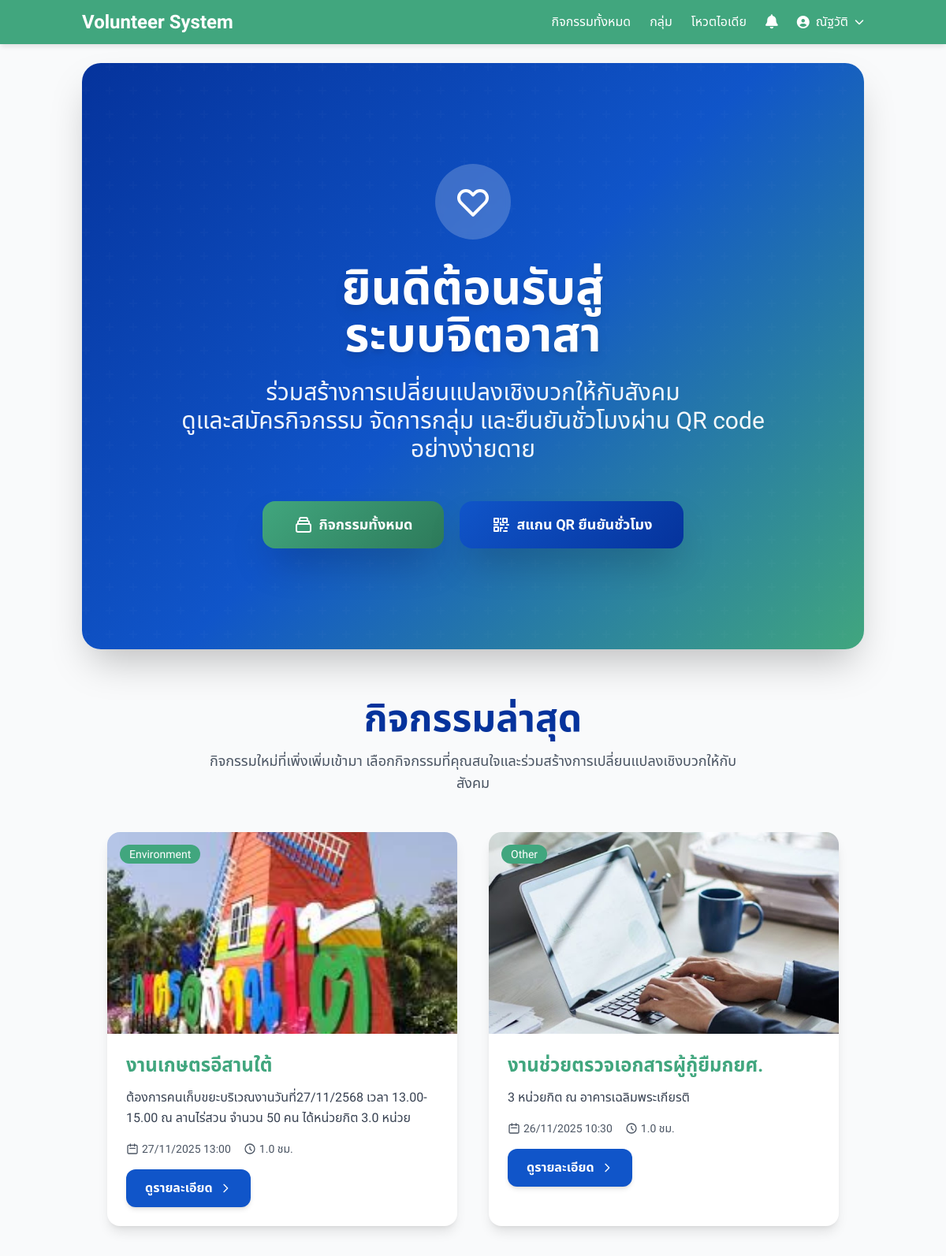
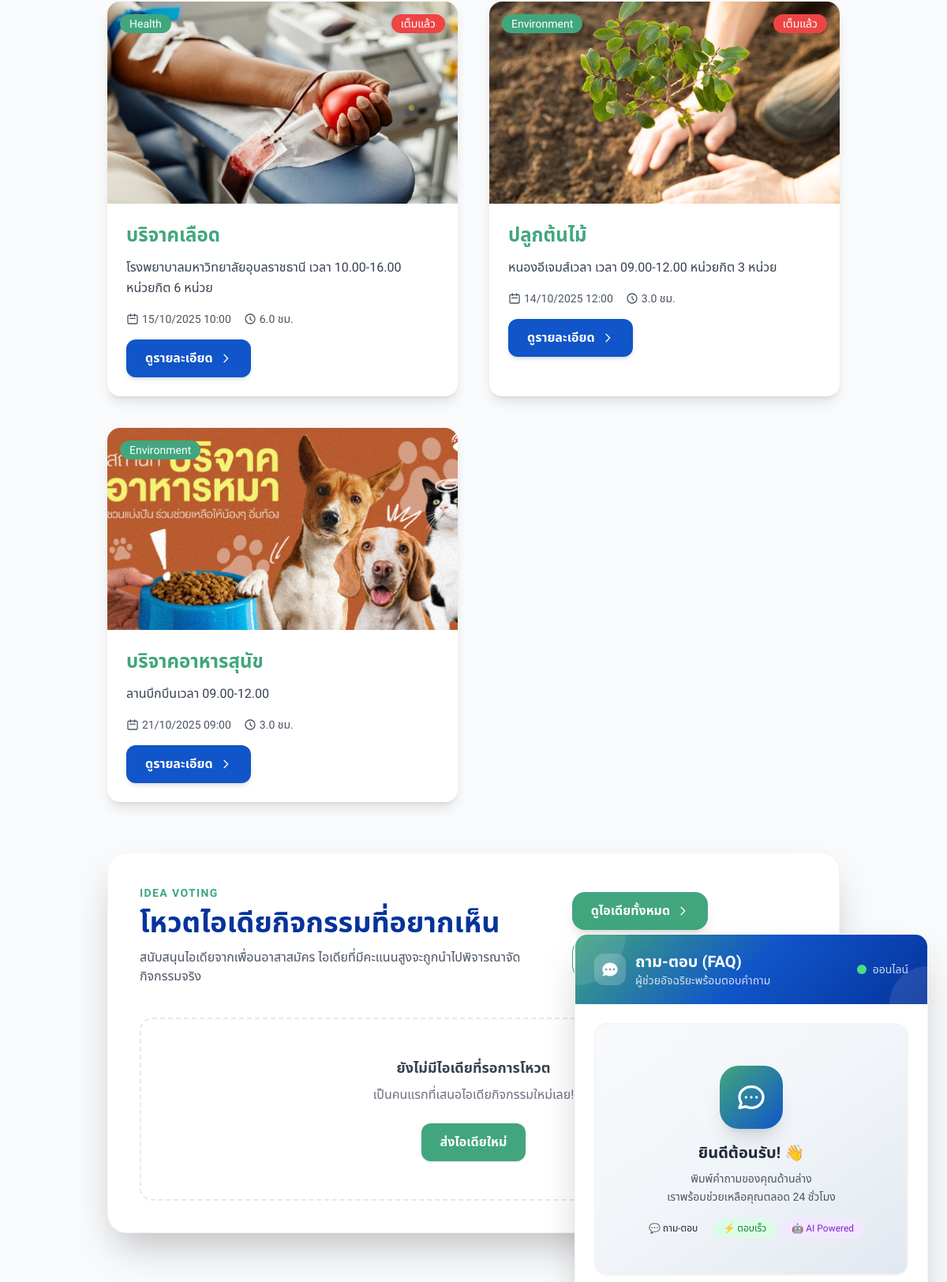
The app's page / (signed in, upper part) with its own data (2 pictures, top to bottom).
### volunteer_app/models.py (models this page shows, shortened)
class User(AbstractUser):
    title = models.CharField(max_length=20, blank=True)
    student_id = models.CharField(max_length=20, blank=True)
    faculty = models.CharField(max_length=120, blank=True)
    department = models.CharField(max_length=120, blank=True)
    year = models.PositiveSmallIntegerField(null=True, blank=True)
    is_admin = models.BooleanField(default=False)
    roles = models.ManyToManyField("Role", blank=True, related_name="users")

class Activity(models.Model):
    TYPE_CHOICES = [
        ("environment", "Environment"),
        ("community", "Community"),
        ("education", "Education"),
        ("health", "Health"),
        ("other", "Other"),
    ]
    STATUS_CHOICES = [
        ("upcoming", "Upcoming"),
        ("ongoing", "Ongoing"),
        ("completed", "Completed"),
        ("cancelled", "Cancelled"),
    ]
    title = models.CharField(max_length=200)
    description = models.TextField(blank=True)
    category = models.CharField(max_length=50, choices=TYPE_CHOICES, default="other")
    status = models.CharField(max_length=20, choices=STATUS_CHOICES, default="upcoming")
    datetime = models.DateTimeField()
    location = models.CharField(max_length=255)
    capacity = models.PositiveIntegerField(default=50)
    hours_reward = models.DecimalField(max_digits=4, decimal_places=1, default=1.0)
    image = models.ImageField(upload_to=activity_image_path, null=True, blank=True)
    created_by = models.ForeignKey(User, on_delete=models.SET_NULL, null=True, blank=True, related_name="created_activities")
    created_at = models.DateTimeField(auto_now_add=True)
    def spots_taken(self):
        return self.signups.filter(status__in=("confirmed", "attended")).count()
    def is_full(self):
        return self.spots_taken() >= self.capacity

### volunteer_app/views.py (the view)
# urls.py: path("", views.index, name="index"),
def index(request):
    recent_activities = Activity.objects.exclude(status="cancelled").order_by("-created_at")[:6]
    idea_queryset = (
        IdeaProposal.objects.filter(status="pending")
        .annotate(vote_total=Count("votes", distinct=True))
        .order_by("-vote_total", "-created_at")
    )
    if request.user.is_authenticated:
        idea_queryset = idea_queryset.annotate(
            user_voted=Exists(IdeaVote.objects.filter(idea=OuterRef("pk"), user=request.user))
        )
    top_ideas = list(idea_queryset[:3])
    if not request.user.is_authenticated:
        for idea in top_ideas:
            idea.user_voted = False
    return render(request, "index.html", {
        "recent_activities": recent_activities,
        "top_ideas": top_ideas,
    })

### volunteer_app/templates/index.html (shortened to what this page needs)
{% extends "base.html" %}
{% load static %}
{% block content %}
<section class="hero-gradient text-white py-20 lg:py-32 px-4 sm:px-6 lg:px-8 rounded-3xl mb-16 shadow-2xl" role="banner">
  <div class="max-w-7xl mx-auto hero-content text-center">
    <div class="hero-icon mb-8">
      <div class="inline-flex items-center justify-center w-24 h-24 bg-white bg-opacity-20 rounded-full backdrop-blur-sm">
        <svg class="w-12 h-12 text-white" fill="none" stroke="currentColor" viewBox="0 0 24 24">
          <path stroke-linecap="round" stroke-linejoin="round" stroke-width="2" d="M4.318 6.318a4.5 4.5 0 000 6.364L12 20.364l7.682-7.682a4.5 4.5 0 00-6.364-6.364L12 7.636l-1.318-1.318a4.5 4.5 0 00-6.364 0z"></path>
        </svg>
      </div>
    </div>
    <h1 class="hero-title text-4xl sm:text-5xl lg:text-6xl xl:text-7xl font-extrabold mb-6 leading-tight drop-shadow-lg">
      ยินดีต้อนรับสู่<br class="hidden sm:block">ระบบจิตอาสา
    </h1>
    <p class="hero-subtitle text-xl sm:text-2xl lg:text-3xl mb-12 max-w-3xl mx-auto leading-relaxed opacity-95 font-light">
      ร่วมสร้างการเปลี่ยนแปลงเชิงบวกให้กับสังคม<br class="hidden md:block">
      ดูและสมัครกิจกรรม จัดการกลุ่ม และยืนยันชั่วโมงผ่าน QR code อย่างง่ายดาย
    </p>
    <div class="flex flex-col sm:flex-row gap-5 justify-center items-center mt-12">
      <a href="{% url 'volunteer_app:activities' %}"
         class="btn-primary w-full sm:w-auto px-10 py-4 text-white rounded-2xl font-bold text-lg shadow-2xl focus:outline-none focus:ring-4 focus:ring-white focus:ring-opacity-50 transition-all duration-300 relative z-10"
         aria-label="ดูกิจกรรมทั้งหมดที่เปิดรับสมัคร">
        <span class="flex items-center justify-center relative z-10">
          กิจกรรมทั้งหมด
        </span>
      </a>
      <a href="{% url 'volunteer_app:qr_scan' %}"
         class="btn-secondary w-full sm:w-auto px-10 py-4 text-white rounded-2xl font-bold text-lg shadow-2xl focus:outline-none focus:ring-4 focus:ring-white focus:ring-opacity-50 transition-all duration-300 relative z-10"
         aria-label="สแกน QR Code เพื่อยืนยันชั่วโมงจิตอาสา">
        <span class="flex items-center justify-center relative z-10">
          <svg class="w-6 h-6 mr-2" fill="none" stroke="currentColor" viewBox="0 0 24 24" aria-hidden="true">
            <path stroke-linecap="round" stroke-linejoin="round" stroke-width="2" d="M12 4v1m6 11h2m-6 0h-2v4m0-11v3m0 0h.01M12 12h4.01M16 20h4M4 12h4m12 0h2M4 4h5v5H4V4zm11 0h5v5h-5V4zM4 15h5v5H4v-5z"></path>
          </svg>
          สแกน QR ยืนยันชั่วโมง
        </span>
      </a>
    </div>
  </div>
</section>
<section class="mb-16 px-4 sm:px-6 lg:px-8" role="main" aria-labelledby="featured-activities">
  <div class="max-w-7xl mx-auto">
    <div class="text-center mb-12">
      <h2 id="featured-activities" class="text-3xl sm:text-4xl lg:text-5xl font-bold text-dark-blue mb-4">
        กิจกรรมล่าสุด
      </h2>
      <p class="text-lg text-gray-600 max-w-2xl mx-auto">
        กิจกรรมใหม่ที่เพิ่งเพิ่มเข้ามา เลือกกิจกรรมที่คุณสนใจและร่วมสร้างการเปลี่ยนแปลงเชิงบวกให้กับสังคม
      </p>
    </div>
    <div class="grid grid-cols-1 md:grid-cols-2 xl:grid-cols-3 gap-8 lg:gap-10">
      {% if recent_activities %}
        {% for activity in recent_activities %}
        <article class="bg-white rounded-2xl shadow-lg overflow-hidden card-hover focus-within:ring-4 focus-within:ring-primary focus-within:ring-opacity-50">
          <div class="relative overflow-hidden">
            {% if activity.image %}
            <img src="{{ activity.image.url }}"
                 alt="{{ activity.title }}"
                 class="w-full h-56 sm:h-64 object-cover transition-transform duration-300 hover:scale-105"
                 loading="lazy">
            {% endif %}
            <div class="absolute top-4 left-4">
              <span class="bg-primary text-white px-3 py-1 rounded-full text-sm font-medium">
                {{ activity.get_category_display }}
              </span>
            </div>
            {% if activity.is_full %}
            <div class="absolute top-4 right-4">
              <span class="bg-red-500 text-white px-3 py-1 rounded-full text-sm font-medium">
                เต็มแล้ว
              </span>
            </div>
            {% endif %}
          </div>
          <div class="p-6">
            <h3 class="font-bold text-primary text-xl lg:text-2xl mb-3 line-clamp-2">{{ activity.title }}</h3>
            <p class="text-gray-700 mb-4 leading-relaxed line-clamp-3">
              {{ activity.description|truncatewords:25 }}
            </p>
            <div class="flex items-center gap-4 mb-4 text-sm text-gray-600">
              <div class="flex items-center">
                <svg class="w-4 h-4 mr-1" fill="none" stroke="currentColor" viewBox="0 0 24 24">
                  <path stroke-linecap="round" stroke-linejoin="round" stroke-width="2" d="M8 7V3m8 4V3m-9 8h10M5 21h14a2 2 0 002-2V7a2 2 0 00-2-2H5a2 2 0 00-2 2v12a2 2 0 002 2z"></path>
                </svg>
                {{ activity.datetime|date:"d/m/Y H:i" }}
              </div>
              <div class="flex items-center">
                <svg class="w-4 h-4 mr-1" fill="none" stroke="currentColor" viewBox="0 0 24 24">
                  <path stroke-linecap="round" stroke-linejoin="round" stroke-width="2" d="M12 8v4l3 3m6-3a9 9 0 11-18 0 9 9 0 0118 0z"></path>
                </svg>
                {{ activity.hours_reward }} ชม.
              </div>
            </div>
            <a href="{% url 'volunteer_app:activity_detail' activity.pk %}"
               class="inline-flex items-center px-6 py-3 bg-blue text-white rounded-xl font-semibold hover:bg-dark-blue transition-all duration-300 focus:outline-none focus:ring-4 focus:ring-blue focus:ring-opacity-50 shadow-md hover:shadow-lg"
               aria-label="ดูรายละเอียดกิจกรรม {{ activity.title }}">
              ดูรายละเอียด
              <svg class="w-4 h-4 ml-2" fill="none" stroke="currentColor" viewBox="0 0 24 24" aria-hidden="true">
                <path stroke-linecap="round" stroke-linejoin="round" stroke-width="2" d="M9 5l7 7-7 7"></path>
              </svg>
            </a>
          </div>
        </article>
        {% endfor %}
      {% endif %}
    </div>
  </div>
</section>
<section class="mb-16 px-4 sm:px-6 lg:px-8" aria-labelledby="idea-highlight">
  <div class="max-w-7xl mx-auto bg-white rounded-3xl shadow-2xl border border-gray-100 p-8 sm:p-10">
    <div class="flex flex-col lg:flex-row lg:items-center lg:justify-between gap-6 mb-10">
      <div>
        <p class="text-primary font-semibold uppercase tracking-widest text-sm">Idea Voting</p>
        <h2 id="idea-highlight" class="text-3xl sm:text-4xl font-bold text-dark-blue mt-2">
          โหวตไอเดียกิจกรรมที่อยากเห็น
        </h2>
        <p class="text-gray-600 mt-3 max-w-2xl">
          สนับสนุนไอเดียจากเพื่อนอาสาสมัคร ไอเดียที่มีคะแนนสูงจะถูกนำไปพิจารณาจัดกิจกรรมจริง
        </p>
      </div>
      <div class="flex flex-wrap gap-3">
        <a href="{% url 'volunteer_app:idea_list' %}" class="inline-flex items-center px-6 py-3 rounded-2xl bg-primary text-white font-semibold shadow-lg hover:shadow-xl transition">
          ดูไอเดียทั้งหมด
          <svg class="w-4 h-4 ml-2" fill="none" stroke="currentColor" viewBox="0 0 24 24">
            <path stroke-linecap="round" stroke-linejoin="round" stroke-width="2" d="M9 5l7 7-7 7"></path>
          </svg>
        </a>
        <a href="{% url 'volunteer_app:propose_idea' %}" class="inline-flex items-center px-6 py-3 rounded-2xl border border-primary text-primary font-semibold hover:bg-primary/10 transition">
        </a>
      </div>
    </div>
    {% if top_ideas %}
    <div class="grid grid-cols-1 md:grid-cols-2 lg:grid-cols-3 gap-6">
      {% for idea in top_ideas %}
      <article class="rounded-2xl border border-gray-100 shadow-lg p-6 flex flex-col h-full">
        <div class="flex items-start justify-between gap-4 mb-4">
          <div>
            <p class="inline-flex items-center px-3 py-1 rounded-full text-xs font-semibold bg-blue-50 text-blue-700">
              {{ idea.get_status_display }}
            </p>
            <h3 class="text-2xl font-bold text-gray-900 mt-3">{{ idea.title }}</h3>
          </div>
          <div class="text-center bg-gray-50 px-4 py-2 rounded-2xl border border-gray-100">
            <p class="text-xs text-gray-500">คะแนน</p>
            <p class="text-3xl font-extrabold text-primary">{{ idea.vote_total }}</p>
          </div>
        </div>
        <p class="text-gray-600 leading-relaxed flex-1">{{ idea.description|truncatewords:30 }}</p>
        <div class="mt-4 text-sm text-gray-500 flex items-center flex-wrap gap-2">
          <span>เสนอโดย</span>
          <span class="font-semibold text-gray-800">
            {% if idea.proposer %}
              {{ idea.proposer.get_full_name|default:idea.proposer.username }}
            {% else %}
              ไม่ระบุ
            {% endif %}
          </span>
          <span>•</span>
          <span>เป้าหมาย {{ idea.target_hours }} ชั่วโมง</span>
        </div>
        <div class="mt-6">
          {% if user.is_authenticated %}
          <form method="post" action="{% url 'volunteer_app:vote_idea' idea.pk %}" class="space-y-3">
            {% csrf_token %}
            <input type="hidden" name="action" value="{% if idea.user_voted %}unvote{% else %}vote{% endif %}">
            <input type="hidden" name="next" value="{{ request.path }}">
            <button type="submit"
                    class="w-full inline-flex items-center justify-center px-5 py-3 rounded-xl font-semibold transition
                    {% if idea.user_voted %}
                      bg-gradient-to-r from-green-500 to-emerald-600 text-white
                    {% else %}
                      bg-primary text-white hover:bg-darkBlue
                    {% endif %}">
              {% if idea.user_voted %}
              <svg class="w-5 h-5 mr-2" fill="none" stroke="currentColor" viewBox="0 0 24 24">
                <path stroke-linecap="round" stroke-linejoin="round" stroke-width="2" d="M5 13l4 4L19 7"></path>
              </svg>
              โหวตแล้ว - กดยกเลิก
              {% else %}
              <svg class="w-5 h-5 mr-2" fill="none" stroke="currentColor" viewBox="0 0 24 24">
                <path stroke-linecap="round" stroke-linejoin="round" stroke-width="2" d="M5 12h14M12 5v14"></path>
              </svg>
              โหวตสนับสนุนไอเดียนี้
              {% endif %}
            </button>
          </form>
          {% else %}
          <a href="{% url 'volunteer_app:login' %}?next={% url 'volunteer_app:idea_list' %}"
             class="w-full inline-flex items-center justify-center px-5 py-3 rounded-xl border border-primary text-primary font-semibold hover:bg-primary/10 transition">
            เข้าสู่ระบบเพื่อโหวต
          </a>
          {% endif %}
        </div>
      </article>
      {% endfor %}
    </div>
    {% else %}
    <div class="text-center py-12 border-2 border-dashed border-gray-200 rounded-2xl">
      <p class="text-lg text-gray-700 font-semibold">ยังไม่มีไอเดียที่รอการโหวต</p>
      <p class="text-gray-500 mt-2">เป็นคนแรกที่เสนอไอเดียกิจกรรมใหม่เลย!</p>
      <a href="{% url 'volunteer_app:propose_idea' %}" class="inline-flex items-center justify-center mt-6 px-6 py-3 rounded-xl bg-primary text-white font-semibold shadow">
        ส่งไอเดียใหม่
      </a>
    </div>
    {% endif %}
  </div>
</section>
{% endblock %}

### volunteer_app/templates/base.html (shortened to what this page needs)
{% load static %}
<!doctype html>
<html lang="th">
<head>
  <script src="https://cdn.tailwindcss.com"></script>
  <link rel="stylesheet" href="https://cdnjs.cloudflare.com/ajax/libs/font-awesome/6.4.2/css/all.min.css" />
  <link rel="stylesheet" href="{% static 'volunteer_app/css/styles_main.css' %}">
</head>
<body class="bg-gray-50 text-gray-800 font-thai min-h-screen flex flex-col">
  <nav class="bg-primary shadow-nav sticky top-0 z-50">
    <div class="container mx-auto flex justify-between items-center px-4 py-3">
      <a href="{% url 'volunteer_app:index' %}" class="text-white font-bold text-2xl hover:text-gold transition-colors">
        Volunteer System
      </a>
      <div class="hidden md:flex items-center space-x-6">
        <a href="{% url 'volunteer_app:activities' %}" class="text-white hover:text-gold transition-colors">กิจกรรมทั้งหมด</a>
        <a href="{% url 'volunteer_app:groups' %}" class="text-white hover:text-gold transition-colors">กลุ่ม</a>
        <a href="{% url 'volunteer_app:idea_list' %}" class="text-white hover:text-gold transition-colors">โหวตไอเดีย</a>
        {% if user.is_authenticated %}
          <a href="{% url 'volunteer_app:notifications' %}" class="relative text-white hover:text-gold transition-colors">
            <i class="fas fa-bell text-lg"></i>
          </a>
        {% endif %}
        {% if user.is_authenticated %}
          <div class="relative group">
            <button class="text-white hover:text-gold flex items-center gap-2">
              <i class="fas fa-user-circle"></i>{{ user.get_short_name|default:user.username }}
              <i class="fas fa-chevron-down text-xs"></i>
            </button>
          </div>
        {% else %}
          <a href="{% url 'volunteer_app:login' %}" class="text-white hover:text-gold">เข้าสู่ระบบ</a>
          <a href="{% url 'volunteer_app:register' %}" class="text-white hover:text-gold">สมัครสมาชิก</a>
        {% endif %}
      </div>
    </div>
  </nav>
  <main class="container mx-auto mt-6 px-4 flex-1">
    {% block content %}{% endblock %}
  </main>
  {% include "chatbot_widget.html" %}
</body>
</html>

### records on screen
User: get_short_name "ณัฐวัติ"
Activity: image (picture), category "Environment", title "งานเกษตรอีสานใต้", description "ต้องการคนเก็บขยะบริเวณงานวันที่27/11/2568 เวลา 13.00-15.00 ณ ลานไร่สวน จำนวน 50 คน ได้หน่วยกิต 3.0 หน่วย", datetime "27/11/2025 13:00", hours_reward "1.0"
Activity: image (picture), category "Other", title "งานช่วยตรวจเอกสารผู้กู้ยืมกยศ.", description "3 หน่วยกิต ณ อาคารเฉลิมพระเกียรติ", datetime "26/11/2025 10:30", hours_reward "1.0"
Activity: image (picture), category "Health", capacity "เต็มแล้ว", title "บริจาคเลือด", description "โรงพยาบาลมหาวิทยาลัยอุบลราชธานี เวลา 10.00-16.00 หน่วยกิต 6 หน่วย", datetime "15/10/2025 10:00", hours_reward "6.0"
Activity: image (picture), category "Environment", capacity "เต็มแล้ว", title "ปลูกต้นไม้", description "หนองอีเจมส์เวลา เวลา 09.00-12.00 หน่วยกิต 3 หน่วย", datetime "14/10/2025 12:00", hours_reward "3.0"
Activity: image (picture), category "Environment", title "บริจาคอาหารสุนัข", description "ลานบึกบึนเวลา 09.00-12.00", datetime "21/10/2025 09:00", hours_reward "3.0"
